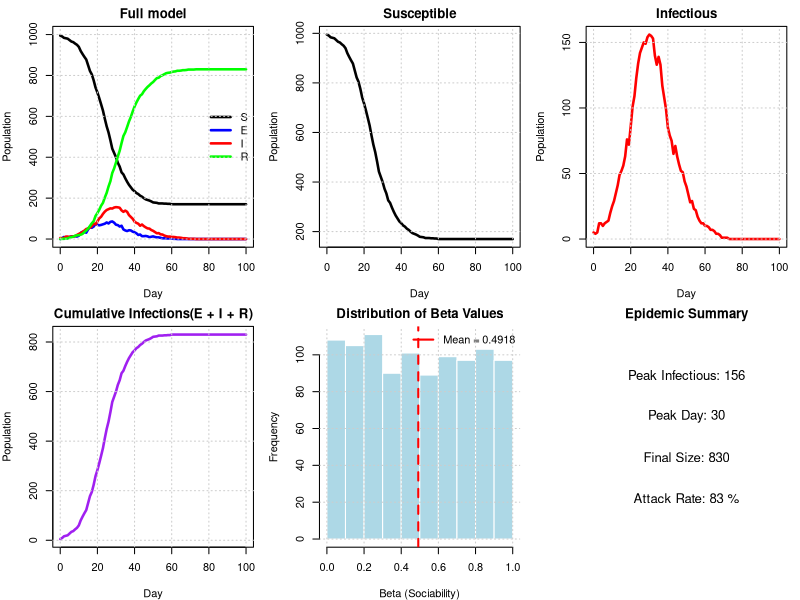
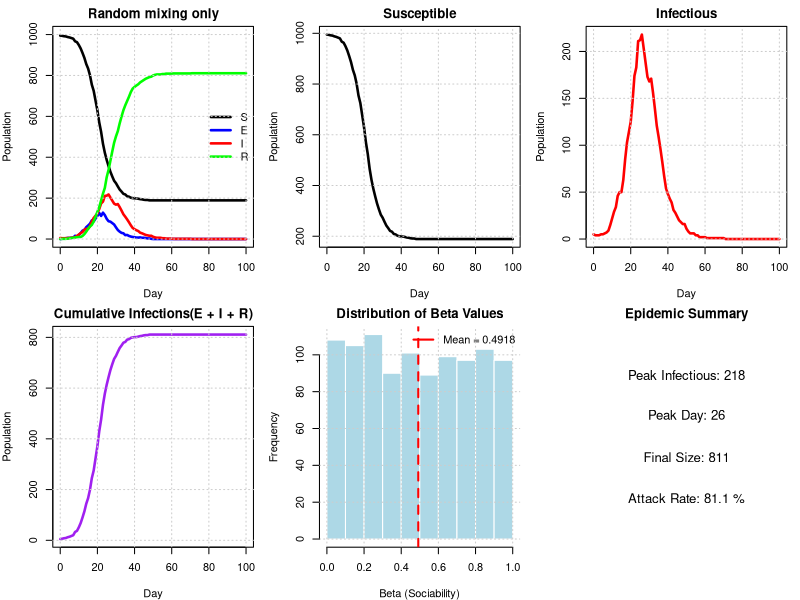
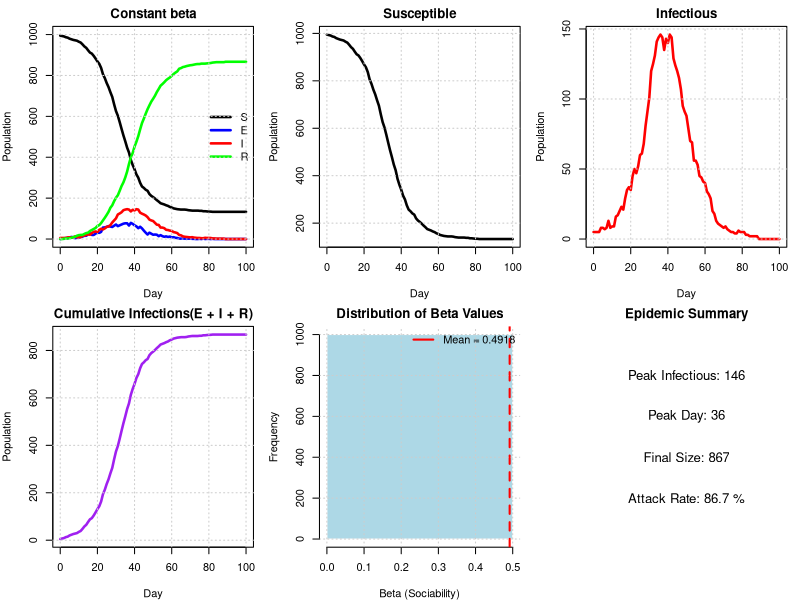
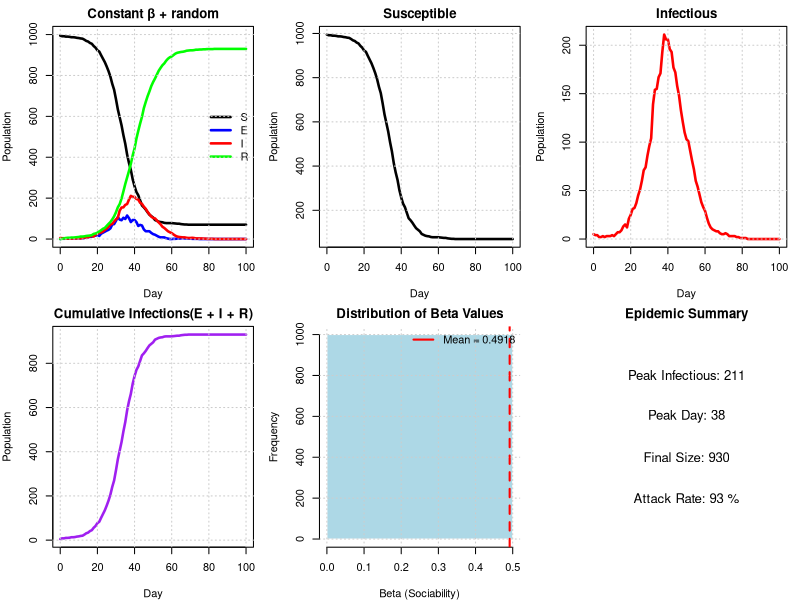
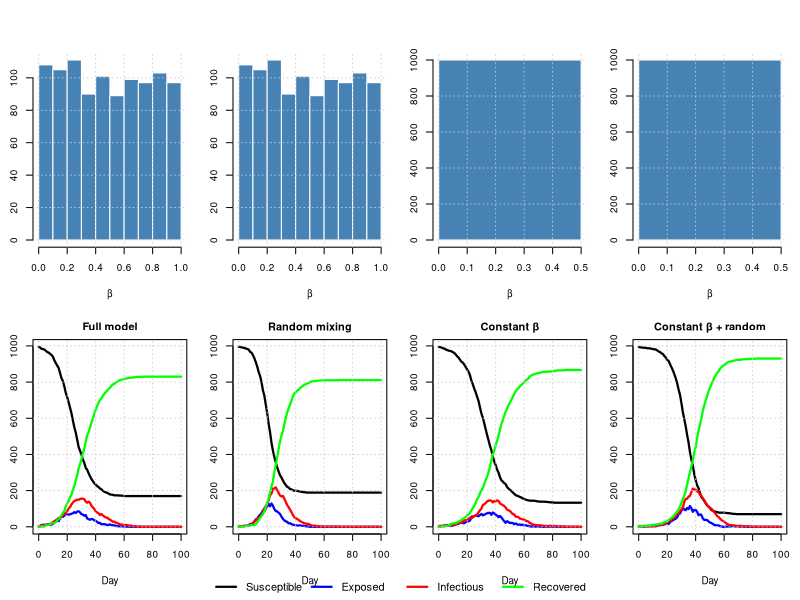

These figures' R source, in order:
#Group 6 :Xuyi Shi(S2796586), Chi Zhang(S2828433), Jiachen Guang(S2789777)
#Contribution:



#This code implements an extended SEIR epidemic model that incorporates social 
#network structure, used to investigate the impact of family relationships and 
#individual differences in sociability on the spread of infectious diseases. 
#The model distributes the population into households of random size and 
#constructs a contact network based on sociability parameters. It simulates three 
#infection pathways: intra-household transmission, transmission with fixed contacts, 
#and random mixing. By comparing four different scenarios (a complete model, 
#a model without social structure, a model with homogeneous sociability, and a baseline model), 
#we analyze how social structure influences the dynamics, scale, and peak of the epidemic.



#get.net(): Constructing social networks based on individual social parameters

#nseir(): Core simulation function, running the SEIR model including social structure

#plot.nseir(): Visualize the epidemic development curve

#compare.scenarios(): Comparing models under different conditions


##============================================================================================================
##---------------Create the vector of integers indicating which household each person belongs to--------------
set.seed(0)
n = 1000
h_max = 5

h = rep(1:n,sample(1:h_max,n,replace = TRUE))[1:n]
tabulate(tabulate(h))
sum(table(table(h)))
table(table(h))
which(is.na(h)==TRUE)


##============================================================================================================
##------------------Create the net funtion between regular (non-household) contact people---------------------
get.net = function(beta, h, nc = 15) {
  # Creates regular contact network based on sociability parameters
  # beta: vector of sociability parameters for each person
  # h: household assignment vector
  # nc: average number of contacts per person
  # Returns: list where element i contains indices of i's regular contacts
  
  n = length(beta)  # population size
  beta_bar = mean(beta)  # mean sociability
  
  # Initialize empty contact list for each person
  contacts = vector("list", n)
  
  # Loop through all possible pairs (i,j) where i < j to avoid duplicates
  for (i in 1:(n-1)) {
    for (j in (i+1):n) {
      
      # Skip if i and j are in the same household
      if (h[i] == h[j]) next
      
      # Calculate probability of link between i and j
      prob = nc * beta[i] * beta[j] / (beta_bar^2 * (n - 1))
      
      # Create link with calculated probability
      if (runif(1) < prob) {
        # Record link in both directions (undirected network)
        contacts[[i]] = c(contacts[[i]], j)
        contacts[[j]] = c(contacts[[j]], i)
      }
    }
  }
  
  return(contacts)
}
##============================================================================================================
##-----------------------------------Create a function of infections------------------------------------------

nseir = function(beta, h, alink, alpha = c(.1, .01, .01), delta = .2, 
                  gamma = .4, nc = 15, nt = 100, pinf = .005) {
  # Simulates SEIR epidemic with household and network structure
  # beta: vector of sociability parameters for each person
  # h: household assignment vector
  # alink: list of regular contacts for each person (from get.net)
  # alpha: c(alpha_h, alpha_c, alpha_r) - infection probabilities for 
  #        household, contact network, and random mixing
  # delta: daily probability of recovery (I -> R)
  # gamma: daily probability of becoming infectious (E -> I)
  # nc: average number of contacts per person
  # nt: number of days to simulate
  # pinf: initial proportion in I state
  # Returns: list with S, E, I, R (daily counts) and t (days)
  
  n = length(beta)  # population size
  beta_bar = mean(beta)  # mean sociability
  
  # Extract alpha parameters
  alpha_h = alpha[1]  # household infection probability
  alpha_c = alpha[2]  # contact network infection probability
  alpha_r = alpha[3]  # random mixing infection probability
  
  # Initialize states: 1=S, 2=E, 3=I, 4=R
  state = rep(1, n)
  
  # Randomly select initial infected individuals
  initial_infected = sample(n, round(n * pinf))
  state[initial_infected] = 3
  
  # Storage for daily counts
  S = E = I = R = numeric(nt + 1)
  t = 0:nt                        #It starts from the initial state, so time should start from 0
  
  # Record initial state
  S[1] = sum(state == 1)
  E[1] = sum(state == 2)
  I[1] = sum(state == 3)
  R[1] = sum(state == 4)
  
  # Simulate epidemic dynamics
  for (day in 1:nt) {
    new_state = state
    # Find individuals in each state
    susceptible = which(state == 1) 
    infectious = which(state == 3)
    exposed = which(state == 2)
    
    
    # Process transitions E -> I (exposed become infectious)
    if (length(exposed) > 0) {
      become_infectious = exposed[runif(length(exposed)) < gamma]
      new_state[become_infectious] = 3
    }
    
    # Process transitions I -> R (infectious recover)
    if (length(infectious) > 0) {
      recover = infectious[runif(length(infectious)) < delta]
      new_state[recover] = 4
    }
    
    # Process infections S -> E (susceptible become exposed)
    if (length(infectious) > 0 && length(susceptible) > 0) {
      
      # Loop through each infectious person
      for (i in infectious) {
        
        # 1. Household infections
        if (alpha_h > 0) {
          # Find household members who are susceptible
          household_members = which(h == h[i] & state == 1)
          if (length(household_members) > 0) {
            infected = household_members[runif(length(household_members)) < alpha_h]
            new_state[infected] = 2
          }
        }
        
        # 2. Regular contact network infections
        if (alpha_c > 0 && length(alink[[i]]) > 0) {
          # Find contacts who are susceptible
          susceptible_contacts = alink[[i]][state[alink[[i]]] == 1]
          if (length(susceptible_contacts) > 0) {
            infected = susceptible_contacts[runif(length(susceptible_contacts)) < alpha_c] 
            new_state[infected] = 2
          }
        }
        
        # 3. Random mixing infections
        if (alpha_r > 0) {
          # Calculate infection probability for each susceptible person
          susceptible_now = which(state == 1)
          if (length(susceptible_now) > 0) {
            prob = alpha_r * nc * beta[i] * beta[susceptible_now] / (beta_bar^2 * (n - 1))
            #Find all susceptible people who can be infected by the current infected person i
            infected = susceptible_now[runif(length(susceptible_now)) < prob]
            new_state[infected] = 2
          }
        }
      }
    }
    
    # Update state for next day
    state = new_state
    
    # Record daily counts
    S[day + 1] = sum(state == 1)
    E[day + 1] = sum(state == 2)
    I[day + 1] = sum(state == 3)
    R[day + 1] = sum(state == 4)
  }
  
  # Return results
  return(list(S = S, E = E, I = I, R = R, t = t,beta = beta))
}

#test
beta = runif(n, 0, 1)
alink = get.net(beta, h, nc = 15)
results = nseir(beta, h, alink)

##============================================================================================================
##-----------------------------Create a function to plot the dynamics states----------------------------------
plot.nseir <- function(nseir_results, main = "SEIR Epidemic Dynamics") {
  # More detailed plotting with individual panels and summary statistics
  # nseir_results: list output from nseir function
  # main: main title for the plot
  
  S <- nseir_results$S
  E <- nseir_results$E
  I <- nseir_results$I
  R <- nseir_results$R
  t <- nseir_results$t
  beta <- nseir_results$beta  # Extract beta values if available
  
  n <- S[1] + E[1] + I[1] + R[1]  # total population
  
  # Set up 2x3 plot layout to accommodate beta histogram
  old_par <- par(mfrow = c(2, 3), mar = c(4, 4, 2, 1))
  on.exit(par(old_par))
  
  # Plot 1: All classes together
  plot(t, S, type = "l", col = "black", lwd = 2.5, main = main,
       xlab = "Day", ylab = "Population", ylim = c(0, n))
  lines(t, E, col = "blue", lwd = 2.5)
  lines(t, I, col = "red", lwd = 2.5)
  lines(t, R, col = "green", lwd = 2.5)
  legend("right", legend = c("S", "E", "I", "R"),
         col = c("black", "blue", "red", "green"), lwd = 2.5, bty = "n")
  grid(col = "gray80", lty = "dotted")
  
  # Plot 2: Susceptible only
  plot(t, S, type = "l", col = "black", lwd = 2.5, 
       main = "Susceptible", xlab = "Day", ylab = "Population")
  grid(col = "gray80", lty = "dotted")
  
  # Plot 3: Infectious only (log scale)
  plot(t, I, type = "l", col = "red", lwd = 2.5,
       main = "Infectious", xlab = "Day", ylab = "Population")
  grid(col = "gray80", lty = "dotted")
  
  # Plot 4: Cumulative infections (E + I + R)
  cumulative_infected <- E + I + R
  plot(t, cumulative_infected, type = "l", col = "purple", lwd = 2.5,
       main = "Cumulative Infections(E + I + R)", xlab = "Day", ylab = "Population")
  grid(col = "gray80", lty = "dotted")
  
  # Plot 5: Beta distribution histogram
  if (!is.null(beta)) {
    hist(beta, col = "lightblue", main = "Distribution of Beta Values",
         xlab = "Beta (Sociability)", ylab = "Frequency", border = "white")
    abline(v = mean(beta), col = "red", lwd = 2, lty = 2)
    legend("topright", legend = paste("Mean =", round(mean(beta), 4)), 
           col = "red", lwd = 2, bty = "n")
    grid(col = "gray80", lty = "dotted")
  } else {
    # If no beta values available, show empty plot with message
    plot(0, 0, type = "n", xlab = "", ylab = "", main = "No Beta Data", axes = FALSE)
    text(0, 0, "Beta values not available", cex = 1.2)
  }
  
  # Plot 6: Epidemic summary statistics
  peak_infectious <- max(I)
  peak_day <- t[which.max(I)]
  final_size <- R[length(R)]
  attack_rate <- final_size / n * 100
  
  # Create summary plot
  plot(0, 0, type = "n", xlim = c(0, 1), ylim = c(0, 1), 
       main = "Epidemic Summary", xlab = "", ylab = "", axes = FALSE)
  
  text(0.5, 0.8, paste("Peak Infectious:", round(peak_infectious)), cex = 1.2)
  text(0.5, 0.6, paste("Peak Day:", peak_day), cex = 1.2)
  text(0.5, 0.4, paste("Final Size:", round(final_size)), cex = 1.2)
  text(0.5, 0.2, paste("Attack Rate:", round(attack_rate, 1), "%"), cex = 1.2)
}
compare.scenarios <- function(results_list, scenario_names = NULL, main_title = "", 
                          show_beta = TRUE) {
  # Compares multiple nseir results in panels side-by-side
  # by calling plot.nseir for each scenario
  # results_list: list of nseir outputs
  # scenario_names: names for each scenario
  # main_title: overall title for the comparison
  # show_beta: if TRUE, includes beta distributions in the plots
  
  n_scenarios <- length(results_list)
  
  # Set default scenario names if not provided
  if (is.null(scenario_names)) {
    scenario_names <- paste("Scenario", 1:n_scenarios)
  }
  
  # Set up plot layout - if show_beta, each scenario needs 2 rows (SEIR + beta)
  # Otherwise just 1 row per scenario
  n_cols <- n_scenarios  
  n_rows <- ceiling(n_scenarios / n_cols)
  
  if (show_beta && !is.null(results_list[[1]]$beta)) {
    # Each scenario takes 2 rows: one for SEIR, one for beta
    n_plot_rows <- n_rows * 2
    n_plot_cols <- n_cols
  } else {
    n_plot_rows <- n_rows
    n_plot_cols <- n_cols
  }
  
  old_par <- par(mfrow = c(n_plot_rows, n_plot_cols), 
                 mar = c(5, 2.5, 2, 1),
                 oma = c(0, 0, 2, 0))
  on.exit(par(old_par)) # Restore the original par settings
  
  # Find global max for consistent y-axis across all scenarios
  max_pop <- 0
  for (res in results_list) {
    max_pop <- max(max_pop, max(res$S, res$E, res$I, res$R))
  }
  # Plot beta distributions for each scenario if requested
  if (show_beta && !is.null(results_list[[1]]$beta)) {
    for (i in 1:n_scenarios) {
      res <- results_list[[i]]
      hist(res$beta, col = "steelblue", border = "white",
           main = "", xlab = "β", ylab = "Frequency",
           cex.axis = 0.9, cex.lab = 0.9)
      grid(col = "gray80", lty = "dotted", lwd = 0.8)
    }
  }
  
  # Plot SEIR dynamics for each scenario
  for (i in 1:n_scenarios) {
    res <- results_list[[i]]
    
    # Plot SEIR trajectories
    plot(res$t, res$S, type = "l", col = "black", lwd = 2.2,
         main = scenario_names[i], xlab = "Day", ylab = "Population",
         ylim = c(0, max_pop),
         cex.axis = 0.9, cex.lab = 0.9, cex.main = 1.0)
    
    lines(res$t, res$E, col = "blue", lwd = 2.2)
    lines(res$t, res$I, col = "red", lwd = 2.2)
    lines(res$t, res$R, col = "green", lwd = 2.2)
    
    grid(col = "gray80", lty = "dotted", lwd = 0.8)
  }
  # Add overall legend at bottom
  par(fig = c(0, 1, 0, 1), oma = c(0, 0, 0, 0), mar = c(0, 0, 0, 0),
      new = TRUE)
  plot(0, 0, type = "n", bty = "n", xaxt = "n", yaxt = "n")
  
  legend("bottom", ncol = 4,
         legend = c("Susceptible", "Exposed", "Infectious", "Recovered"),
         col = c("black", "blue", "red", "green"),
         lwd = 2.2, bty = "n", cex = 1.0,
         xpd = TRUE)
  
  # Add main title if provided
  if (main_title != "") {
    mtext(main_title, outer = TRUE, cex = 1.2, line = 0.5)
  }
}




##============================================================================================================
##-------------------------Setting beta, Use function,Compare scenarios and Visualization---------------------
beta <- runif(n, 0, 1)
alink <- get.net(beta, h, nc = 15)
results1 <- nseir(beta, h, alink, alpha = c(.1, .01, .01))  # Full model
results2 <- nseir(beta, h, alink, alpha = c(0, 0, 0.04))    # Random mixing only
results3 <- nseir(rep(mean(beta), n), h, alink, alpha = c(.1, .01, .01))  # Constant beta
results4 <- nseir(rep(mean(beta), n), h, alink, alpha = c(0, 0, 0.04))    # Constant beta, random only

plot.nseir(results1, main = "Full model")
plot.nseir(results2, main = "Random mixing only")
plot.nseir(results3, main = "Constant beta")
plot.nseir(results4, main = "Constant β + random")
compare.scenarios(
  list(results1, results2, results3, results4),
  scenario_names = c("Full model", "Random mixing", 
                     "Constant β", "Constant β + random"),
  main_title = "Effect of Structure on Epidemic Dynamics",
  show_beta = TRUE
)

#In the Full model and Random mixing graphs, beta is random, that is, everyone has different social abilities. 
#It can be seen that after removing the household and regular network structure, 
#each person comes into contact with different people every day. 
#This led to a higher peak in the number of infections, earlier occurrence of infections, 
#resulting in a wide spread of the epidemic, rapid speed, and a rapid decline in the number of infections. 
#In contrast, the Full model, due to having a fixed social group and more localized contact, 
#has a slower spread of the epidemic, a lower overall peak, but a longer duration of the epidemic.

#In the Constant beta and Constant beta+random models, beta is fixed, meaning that everyone's social skills are the same. 
#In Constant beta+random, without the isolation of families and social networks, the entire population was exposed, 
#with the highest number of infections, almost affecting the entire population.

#Therefore, the household and regular network structure enables the epidemic to spread rapidly within a small range, 
#resulting in a high short-term infection peak, but spreads slowly among the entire population and has a short duration of the epidemic.
